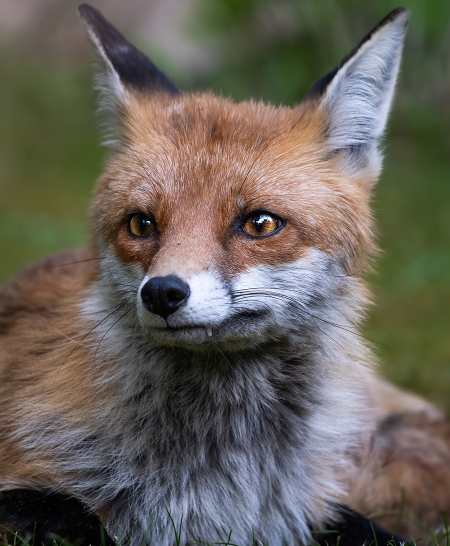
#> input picture Section0,1/Section1/input.png, 900 x 1092 px (shown at 1/2 size)
$ python section1_pixel_resolution.py
#> lines starting #> are read from the running program, lines starting #| are printed output that depends on the picture
import numpy as np
import matplotlib.pyplot as plt
import matplotlib.patches as patches
import os
from PIL import Image

script_dir = os.path.dirname(os.path.abspath(__file__))

#helpers

def load_gray(path: str) -> np.ndarray:
    #load an image
#> called with path = 'Section0,1/Section1/input.png'
    try:
        img = Image.open(path).convert("L")  # Convert to grayscale
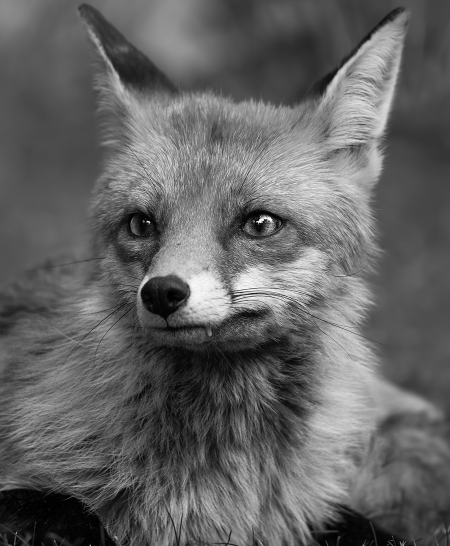
#> img: PIL image 900x1092 L (shown at 1/2 size); min 0, max 255, mean 98.9
    except FileNotFoundError:
        raise FileNotFoundError(f"Could not read image: {path}")

    return np.array(img, dtype=np.float64)


def save_gray(img: np.ndarray, path: str) -> None:
    img_uint8 = np.clip(img, 0, 255).astype(np.uint8)
    Image.fromarray(img_uint8).save(path)

def mse(a: np.ndarray, b: np.ndarray) -> float:
    """Mean Squared Error between two arrays."""
    return float(np.mean((a.astype(np.float64) - b.astype(np.float64)) ** 2))


def psnr(a: np.ndarray, b: np.ndarray, max_val: float = 255.0) -> float:
    #Peak Signal-to-Noise Ratio (dB).
    err = mse(a, b)
    if err == 0:
        return float('inf')
    return 10.0 * np.log10(max_val ** 2 / err)


# 1. Downsampling

def downsample(img: np.ndarray, N: int) -> np.ndarray:
    #Reduce resolution by factor N via direct pixel sampling.
    #Output shape: (H//N, W//N)
    H, W = img.shape
    return img[::N, ::N].copy()


# 2a. Nearest Neighbor Upsampling

def upsample_nearest(img_down: np.ndarray, N: int,
                     target_H: int, target_W: int) -> np.ndarray:
    """
    Nearest-neighbor interpolation.

    For each target pixel (x, y), the source coordinate in the
    downsampled image is simply round(x/N), round(y/N), clamped to bounds.
    """
    H_d, W_d = img_down.shape
    out = np.zeros((target_H, target_W), dtype=np.float64)

    for x in range(target_H):
        for y in range(target_W):
            # Map target → source
            src_i = int(round(x / N))
            src_j = int(round(y / N))
            # Clamp
            src_i = min(src_i, H_d - 1)
            src_j = min(src_j, W_d - 1)
            out[x, y] = img_down[src_i, src_j]

    return out


def upsample_nearest_fast(img_down: np.ndarray, N: int,
                           target_H: int, target_W: int) -> np.ndarray:
    """Vectorised nearest-neighbor (same math, ~100× faster)."""
    H_d, W_d = img_down.shape

    xs = np.arange(target_H)
    ys = np.arange(target_W)

    src_i = np.clip(np.round(xs / N).astype(int), 0, H_d - 1)
    src_j = np.clip(np.round(ys / N).astype(int), 0, W_d - 1)

    # Broadcast indexing
    return img_down[np.ix_(src_i, src_j)].copy()


# 2b. Bilinear Upsampling

def K_bilin(t: np.ndarray) -> np.ndarray:
    """
    Bilinear (tent) kernel:
        K(t) = 1 - |t|   if |t| <= 1
               0          otherwise
    """
    t = np.abs(t)
    return np.where(t <= 1.0, 1.0 - t, 0.0)


def upsample_bilinear(img_down: np.ndarray, N: int,
                      target_H: int, target_W: int) -> np.ndarray:
    """
    Bilinear interpolation as specified in the homework:

        I_up(x, y) = sum_{m=0}^{1} sum_{n=0}^{1}
                         I_down(i0+m, j0+n)
                         * K_bilin(x/N - (i0+m))
                         * K_bilin(y/N - (j0+n))

    where i0 = floor(x/N), j0 = floor(y/N).
    """
    H_d, W_d = img_down.shape
    out = np.zeros((target_H, target_W), dtype=np.float64)

    xs = np.arange(target_H)
    ys = np.arange(target_W)

    # Continuous source coordinates
    fx = xs / N          # shape (target_H,)
    fy = ys / N          # shape (target_W,)

    i0 = np.floor(fx).astype(int)   # (target_H,)
    j0 = np.floor(fy).astype(int)   # (target_W,)

    for m in range(2):        # 0, 1
        for n in range(2):    # 0, 1
            ii = np.clip(i0 + m, 0, H_d - 1)   # (target_H,)
            jj = np.clip(j0 + n, 0, W_d - 1)   # (target_W,)

            # Kernel weights
            wx = K_bilin(fx - (i0 + m))         # (target_H,)
            wy = K_bilin(fy - (j0 + n))         # (target_W,)

            # Outer product of weights × pixel values
            # img_down[ii, :][:, jj] is (target_H, target_W)
            pixel_vals = img_down[np.ix_(ii, jj)]
            out += pixel_vals * np.outer(wx, wy)

    return out


# 2c. Bicubic Upsampling

def K_cubic(t: np.ndarray) -> np.ndarray:
    """
    Keys' cubic convolution kernel:
        K(t) = 1.5|t|^3 - 2.5|t|^2 + 1       if |t| <= 1
               -0.5|t|^3 + 2.5|t|^2 - 4|t| + 2  if 1 < |t| < 2
               0                                  if |t| >= 2
    """
    t = np.abs(t)
    result = np.zeros_like(t)

    mask1 = t <= 1.0
    result[mask1] = (1.5 * t[mask1]**3
                     - 2.5 * t[mask1]**2
                     + 1.0)

    mask2 = (t > 1.0) & (t < 2.0)
    result[mask2] = (-0.5 * t[mask2]**3
                     + 2.5 * t[mask2]**2
                     - 4.0 * t[mask2]
                     + 2.0)

    return result


def upsample_bicubic(img_down: np.ndarray, N: int,
                     target_H: int, target_W: int) -> np.ndarray:
    """
    Bicubic interpolation:

        I_up(x, y) = sum_{m=-1}^{2} sum_{n=-1}^{2}
                         I_down(i0+m, j0+n)
                         * K_cubic(dx - m)
                         * K_cubic(dy - n)

    where i0 = floor(x/N), dx = x/N - i0,
          j0 = floor(y/N), dy = y/N - j0.
    """
    H_d, W_d = img_down.shape
    out = np.zeros((target_H, target_W), dtype=np.float64)

    fx = np.arange(target_H) / N     # (target_H,)
    fy = np.arange(target_W)  / N    # (target_W,)

    i0 = np.floor(fx).astype(int)    # (target_H,)
    j0 = np.floor(fy).astype(int)    # (target_W,)

    dx = fx - i0                      # (target_H,)
    dy = fy - j0                      # (target_W,)

    for m in range(-1, 3):    # -1, 0, 1, 2
        for n in range(-1, 3):
            ii = np.clip(i0 + m, 0, H_d - 1)
            jj = np.clip(j0 + n, 0, W_d - 1)

            wx = K_cubic(dx - m)      # (target_H,)
            wy = K_cubic(dy - n)      # (target_W,)

            pixel_vals = img_down[np.ix_(ii, jj)]
            out += pixel_vals * np.outer(wx, wy)

    # Clamp to valid range
    return np.clip(out, 0.0, 255.0)


# 3. Visualisation helpers

def show_zoomed_patch(ax, img: np.ndarray, title: str,
                      patch_r: tuple = (100, 150),
                      patch_c: tuple = (100, 150),
                      cmap: str = 'gray'):
    """Display image with a red rectangle and inset zoom."""
    ax.imshow(img, cmap=cmap, vmin=0, vmax=255)
    ax.set_title(title, fontsize=9)
    ax.axis('off')

    r0, r1 = patch_r
    c0, c1 = patch_c
    rect = patches.Rectangle((c0, r0), c1 - c0, r1 - r0,
                              linewidth=1.5, edgecolor='red', facecolor='none')
    ax.add_patch(rect)

    # inset axes
    axins = ax.inset_axes([0.55, 0.0, 0.45, 0.45])
    axins.imshow(img[r0:r1, c0:c1], cmap=cmap, vmin=0, vmax=255,
                 interpolation='nearest')
    axins.set_xticks([])
    axins.set_yticks([])
    axins.spines['bottom'].set_color('red')
    axins.spines['top'].set_color('red')
    axins.spines['left'].set_color('red')
    axins.spines['right'].set_color('red')


def plot_results(original: np.ndarray, N: int,
                 results: dict,
                 metrics: dict,
                 save_path: str = None):

    #ide-by-side comparison of all three interpolation methods

    methods = ['Nearest Neighbor', 'Bilinear', 'Bicubic']
    keys    = ['nearest', 'bilinear', 'bicubic']

    H, W = original.shape
    # Choose a sensible patch (avoid border)
    pr = (H // 4, H // 4 + H // 8)
    pc = (W // 4, W // 4 + W // 8)

    fig, axes = plt.subplots(1, 4, figsize=(18, 5))
    fig.suptitle(f'Section 1.1 — Downsampling factor N={N}', fontsize=13)

    show_zoomed_patch(axes[0], original,
                      f'Original\n({H}×{W})', pr, pc)

    for ax, k, name in zip(axes[1:], keys, methods):
        img_up = results[k]
        m = metrics[k]
        show_zoomed_patch(ax, img_up,
                          f'{name}\nMSE={m["mse"]:.2f}  PSNR={m["psnr"]:.2f} dB',
                          pr, pc)

    plt.tight_layout()
    if save_path:
        plt.savefig(save_path, dpi=150, bbox_inches='tight')
    plt.show()


# 4. Main pipeline

def run_section1(image_path: str, output_dir: str = 'outputs_section1'):
    output_dir = os.path.join(script_dir, 'output_section1')

    original = load_gray(image_path)
    H, W = original.shape
#> H = 1092; W = 900
    print(f"Loaded image: {image_path}  ({H}×{W})")
#| Loaded image: Section0,1/Section1/input.png  (1092×900)

    factors = [2, 4, 8]
    all_metrics = {}

    for N in factors:
        print(f"\n── Downsampling factor N = {N} ──")

        # ---- Downsample ----
        img_down = downsample(original, N)
        Hd, Wd = img_down.shape
        print(f"  Downsampled: {Hd}×{Wd}")
        save_gray(img_down,
                  os.path.join(output_dir, f'downsampled_N{N}.png'))

        #  Upsample
        up_nn  = upsample_nearest_fast(img_down, N, H, W)
        up_bil = upsample_bilinear(img_down, N, H, W)
        up_bic = upsample_bicubic(img_down, N, H, W)

        #  Metrics
        def compute_metrics(img_up):
            return {
                'mse':  mse(original, img_up),
                'psnr': psnr(original, img_up),
            }

        metrics = {
            'nearest':  compute_metrics(up_nn),
            'bilinear': compute_metrics(up_bil),
            'bicubic':  compute_metrics(up_bic),
        }
        all_metrics[N] = metrics

        for name, m in metrics.items():
            print(f"  {name:12s}  MSE={m['mse']:8.3f}  PSNR={m['psnr']:.3f} dB")

        #  Save upsampled images
        for k, img_up in [('nearest', up_nn), ('bilinear', up_bil),
                           ('bicubic', up_bic)]:
            save_gray(img_up,
                      os.path.join(output_dir, f'upsampled_{k}_N{N}.png'))

        #  Plot
        plot_results(
            original, N,
            {'nearest': up_nn, 'bilinear': up_bil, 'bicubic': up_bic},
            metrics,
            save_path=os.path.join(output_dir, f'comparison_N{N}.png')
        )
#> this loop made 3 passes
#> pass 1, in run_section1, `img_down = downsample(original, N)`:
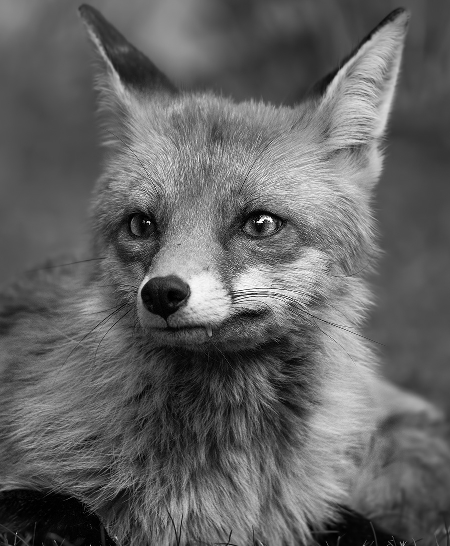
#> img_down: shape (546, 450) float64; min 0, max 255, mean 98.9
#> pass 1, in plot_results, `plt.savefig(save_path, dpi=150, bbox_inches='tight')`:
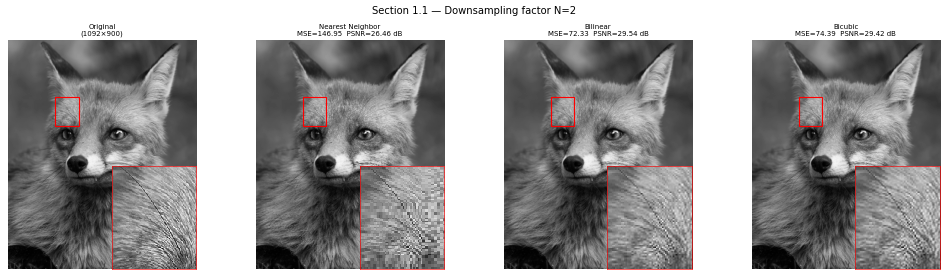
#> figure drawn by matplotlib, 4 panels
#> after the loop:
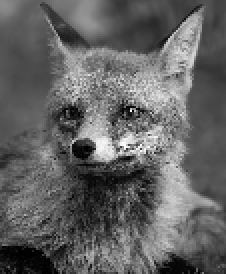
#> img_down: shape (137, 113) float64 (shown 2 times larger); min 0, max 254, mean 98.7
#> after the loop:
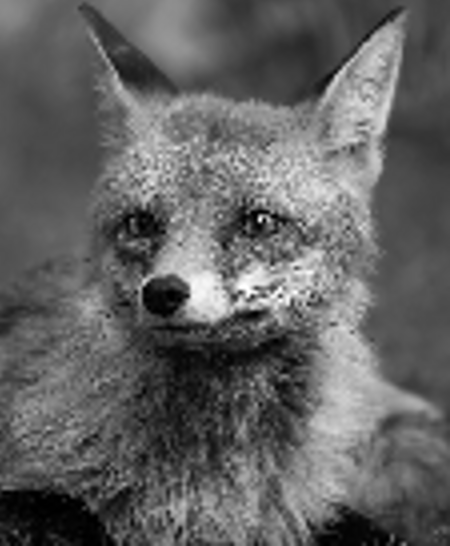
#> img_up: shape (1092, 900) float64 (shown at 1/2 size); min 0, max 255, mean 98.8
#> after the loop, all_metrics = 3 items

    #  Summary table
    print("\n\n═══ METRIC SUMMARY ═══")
    header = f"{'N':>3}  {'Method':15}  {'MSE':>10}  {'PSNR (dB)':>10}"
    print(header)
    print('─' * len(header))
    for N in factors:
        for name, m in all_metrics[N].items():
            print(f"{N:>3}  {name:15}  {m['mse']:10.3f}  {m['psnr']:10.3f}")
        print()

    return all_metrics


# Entry point

if __name__ == '__main__':

    if os.path.isfile(os.path.join(script_dir, "input.png")):
        img_name = "input.png"
        img_path = os.path.join(script_dir, img_name)
    else:
        sample = np.zeros((512, 512), dtype=np.uint8)

        for i in range(512):
            for j in range(512):
                sample[i, j] = int(
                    128
                    + 60 * np.sin(2 * np.pi * i / 64)
                    + 40 * np.cos(2 * np.pi * j / 32)
                )

        img_path = 'sample_image.png'
        Image.fromarray(sample).save(img_path)
        print(f"No image path provided — using generated sample: {img_path}")


    run_section1(img_path)
    print("===========================================")
    print("All results saved on output_section1 Folder")
    print("===========================================")
    print("If you want to run the code with another picture, convert its name and format like this(input.png) and place it in the same place with .py file")
    print("==========================================================================================================================================")
